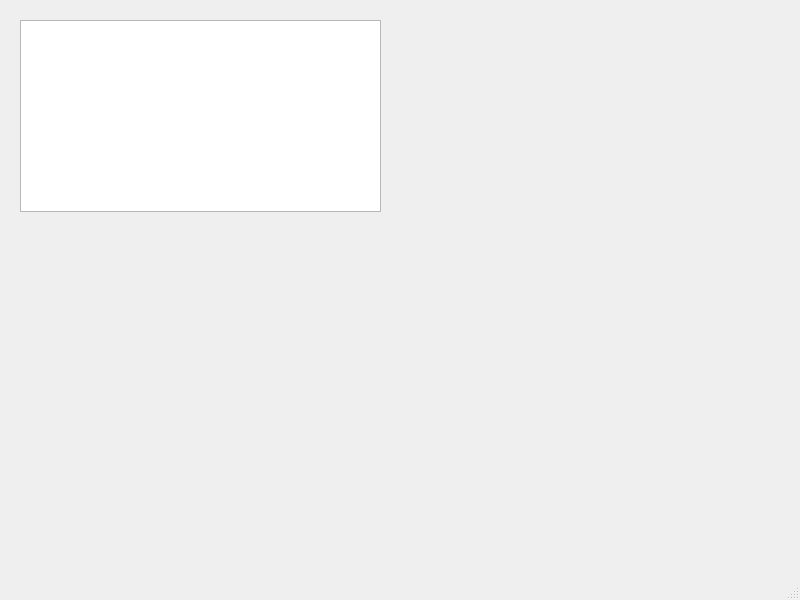
<?xml version="1.0" encoding="UTF-8"?>
<ui version="4.0">
 <class>MainWindow</class>
 <widget class="QMainWindow" name="MainWindow">
  <property name="geometry">
   <rect>
    <x>0</x>
    <y>0</y>
    <width>800</width>
    <height>600</height>
   </rect>
  </property>
  <property name="windowTitle">
   <string>MainWindow</string>
  </property>
  <widget class="QWidget" name="centralwidget">
   <widget class="QTableView" name="tableView">
    <property name="geometry">
     <rect>
      <x>20</x>
      <y>20</y>
      <width>361</width>
      <height>192</height>
     </rect>
    </property>
   </widget>
  </widget>
  <widget class="QMenuBar" name="menubar">
   <property name="geometry">
    <rect>
     <x>0</x>
     <y>0</y>
     <width>800</width>
     <height>21</height>
    </rect>
   </property>
  </widget>
  <widget class="QStatusBar" name="statusbar"/>
 </widget>
 <resources/>
 <connections/>
</ui>
